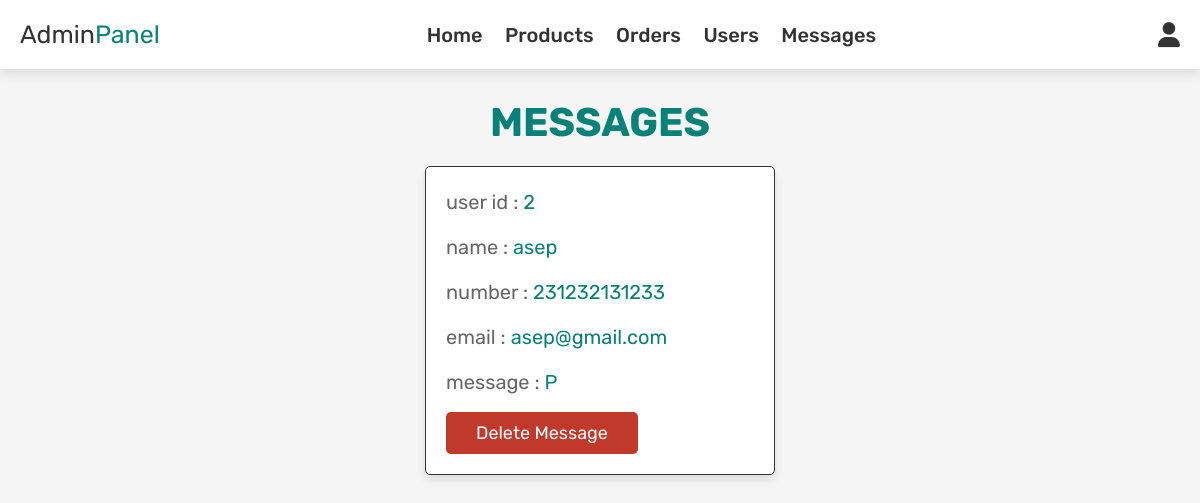
The page /project/admin_contacts.php (signed in) on the database its author committed.
### tables this page shows
CREATE TABLE `message` (
  `id` int(100) NOT NULL,
  `user_id` int(100) NOT NULL,
  `name` varchar(100) NOT NULL,
  `email` varchar(100) NOT NULL,
  `number` varchar(12) NOT NULL,
  `message` varchar(500) NOT NULL
);

### project/admin_contacts.php (the view, shortened to what this page needs)
<?php
include 'config.php';
?>
<!DOCTYPE html>
<html lang="en">
<head>
   <link rel="stylesheet" href="https://cdnjs.cloudflare.com/ajax/libs/font-awesome/6.0.0/css/all.min.css">
   <link rel="stylesheet" href="css/admin_style2.css">
</head>
<body>
<?php include 'admin_header.php'; ?>
<section class="messages">
   <h1 class="title"> messages </h1>
   <div class="box-container">
   <?php
      $select_message = mysqli_query($conn, "SELECT * FROM `message`") or die('query failed');
      if(mysqli_num_rows($select_message) > 0){
         while($fetch_message = mysqli_fetch_assoc($select_message)){
   ?>
   <div class="box">
      <p> user id : <span><?php echo $fetch_message['user_id']; ?></span> </p>
      <p> name : <span><?php echo $fetch_message['name']; ?></span> </p>
      <p> number : <span><?php echo $fetch_message['number']; ?></span> </p>
      <p> email : <span><?php echo $fetch_message['email']; ?></span> </p>
      <p> message : <span><?php echo $fetch_message['message']; ?></span> </p>
      <a href="admin_contacts.php?delete=<?php echo $fetch_message['id']; ?>" onclick="return confirm('delete this message?');" class="delete-btn">delete message</a>
   </div>
   <?php
      };
   }else{
      echo '<p class="empty">you have no messages!</p>';
   }
   ?>
   </div>
</section>
</body>
</html>

### project/css/admin_style2.css (style rules this page uses)
:root { --green: #088178; --red:#c0392b; --orange:#f39c12; --black:#333; --white:#fff; --light-color:#666; --light-white:#ccc; --light-bg:#f5f5f5; --border:.1rem solid var(--black); --box-shadow:0 .5rem 1rem rgba(0,0,0,.1); }
* { font-family: 'Rubik', sans-serif; margin:0; padding:0; box-sizing: border-box; outline: none; border:none; text-decoration: none; transition:all .2s linear; }
html { font-size: 62.5%; overflow-x: hidden; }
body { background-color: var(--light-bg); }
section { padding:3rem 2rem; }
.title { text-align: center; margin-bottom: 2rem; text-transform: uppercase; color:var(--black); font-size: 4rem; }
.btn, .option-btn, .delete-btn, .white-btn { display: inline-block; margin-top: 1rem; padding:1rem 3rem; cursor: pointer; color:var(--white); font-size: 1.8rem; border-radius: .5rem; text-transform: capitalize; }
.delete-btn { background-color: var(--red); }
.messages h1 { color: var(--green); }
.messages .box-container { display: grid; grid-template-columns: repeat(auto-fit, 35rem); justify-content: center; gap:1.5rem; max-width: 1200px; margin:0 auto; align-items: flex-start; }
.messages .box-container .box { background-color: var(--white); padding:2rem; border:var(--border); box-shadow: var(--box-shadow); border-radius: .5rem; }
.messages .box-container .box p { padding-bottom: 1.5rem; font-size: 2rem; color:var(--light-color); line-height: 1.5; }
.messages .box-container .box p span { color:var(--green); }
.messages .box-container .box .delete-btn { margin-top: 0; }

### rows shown on the page
message: user "2", name "asep", number "231232131233", email "asep@gmail.com", message "P"
